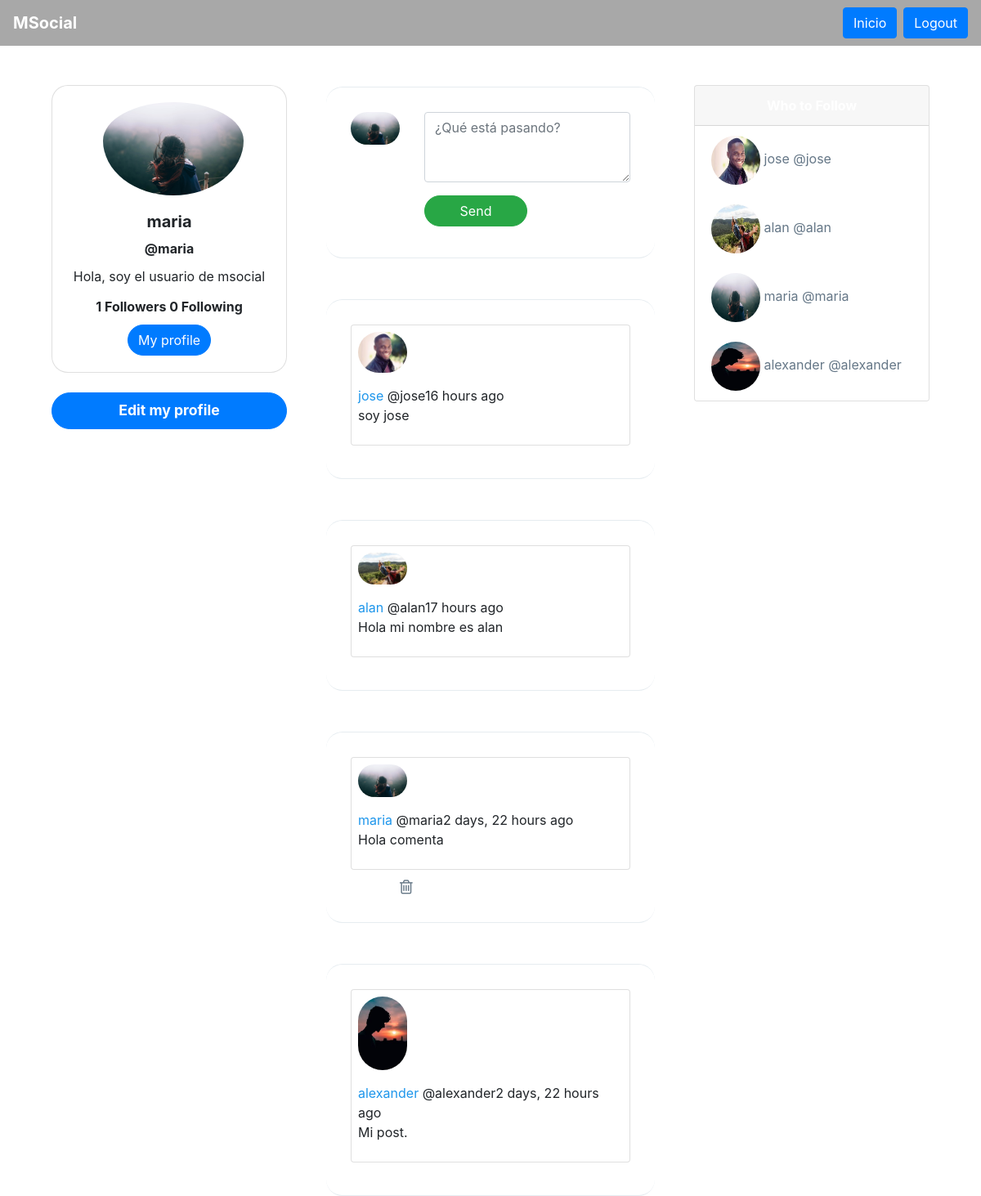
The page / (signed in) on the database its author committed.
### social/models.py (models this page shows, shortened)
class Profile(models.Model):
	user = models.OneToOneField(User, on_delete=models.CASCADE)
	bio = models.CharField(default='Hola, msocial', max_length=100)
	image = models.ImageField(default='default.png')
	def following(self):
		user_ids = Relationship.objects.filter(from_user=self.user)\
									.values_list('to_user_id', flat=True)
		return User.objects.filter(id__in=user_ids)
	def followers(self):
		user_ids = Relationship.objects.filter(to_user=self.user)\
									.values_list('from_user_id', flat=True)
		return User.objects.filter(id__in=user_ids)

class Post(models.Model):
	timestamp = models.DateTimeField(default=timezone.now)
	content = models.TextField()
	user = models.ForeignKey(User, on_delete=models.CASCADE, related_name='posts')
	class Meta:
		ordering = ['-timestamp']

### social/views.py (the view)
# urls.py: 2. Add a URL to urlpatterns:  path('', views.home, name='home')
@login_required
def home(request):
    posts = Post.objects.all()
    if request.method == 'POST':
        form = PostForm(request.POST)
        if form.is_valid():
            post = form.save(commit=False)
            post.user = request.user
            post.save()
            return redirect('home')
    else:
        form = PostForm()
    context = {'posts':posts, 'form' : form }
    return render(request, 'social/newsfeed.html', context)

### social/forms.py
class PostForm(forms.ModelForm):
	content = forms.CharField(widget=forms.Textarea(attrs={'class':'form-control w-100',
								'id':'contentsBox', 'rows':'3',
								'placeholder':'¿Qué está pasando?'}))
	class Meta:
		model = Post
		fields = ['content']

### social/templates/social/newsfeed.html (shortened to what this page needs)
{% extends 'social/layout.html' %}
{% load humanize %}
{% block content %}
    <div id="main" class="container-fluid d-flex">
        <div class="sidebar m-5 d-none d-md-block">
            <div class="">
                <div class="card " style="width: 18rem; text-align:center;border-radius: 20px;">
                    <img class="card-img-top rounded-circle"
                        style="width:60%; position: relative;left: 62px;padding-top: 20px;"
                        src="{{ request.user.profile.image.url }}" alt="Card image cap">
                    <div class="card-body">
                        <h5 class="card-title font-weight-bold">{{ request.user.first_name }}</h5>
                        <h6 class="card-title font-weight-bold">@{{ request.user }}</h6>
                        <p class="card-text">{{ request.user.profile.bio }}</p>
                        <h6 class="card-title font-weight-bold">
                        {{ request.user.profile.followers.count }} Followers
                        {{ request.user.profile.following.count }} Following
                        </h6>
                        <a href="{% url 'editar' %}" class="btn btn-primary text-white rounded-pill">My profile</a>
                    </div>
                </div>
                <a href="{% url 'editar' %}" id="addAsocialLeft" onclick="" type="button"
                style="border-radius: 30px; font-size: 1.1rem; font-weight:bold;"
                class="btn btn-primary btn-lg btn-block mt-4 text-white ">Edit my profile</a>
            </div>
        </div>
        <div class="content">
            <div id="inputsocialArea" class="social-wrap">
                <div class="d-flex">
                    <div class="col-xs">
                        <img src="{{ request.user.profile.image.url }}" alt="" class="avator">
                    </div>
                    <form class="col pr-0" method="post">
                        {{ form.content }}
                        <div class="container d-flex" style="padding: 1rem 0 0 0;">
                            <div id="rightBtn">
                                <button class="btn btn-success rounded-pill"
                                    style="width: 100%;">Send</button>
                            </div>
                        </div>
                    </form>
                </div>
            </div>
            {% for post in posts %}
            <div id="socialCards">
                <div class="social-wrap" style="border-radius:20px">
                    <div class="card">
                        <img src="{{ post.user.profile.image.url }}"
                            alt="" class="avator m-2">
                        <div class="card-header-info m-2">
                            <a href="{% url 'profile' post.user %}">
                            {{ post.user.first_name }}
                            </a>
                            <span>@{{ post.user }}</span><span>{{ post.timestamp|naturaltime }}
                            </span>
                            <p>{{ post.content }}</p>
                        </div>
                    </div>
                    <div class="social-info-counts">
                        {% if request.user == post.user %}
                        <div class="trash">
                            <a href="{% url 'delete' post.id %}" style="background: white; border: none;">
                                <i class="fa fa-trash-o" style="color:#657786; font-size: 20px" aria-hidden="true"></i>
                            </a>
                        </div>
                        {% endif %}
                    </div>
                </div>
            </div>
            {% endfor %}
        </div>
        <div class="sidebar m-5 d-none d-xl-block">
            <div class="card" style="width: 18rem;">
                <div class="card-header">
                </div>
                <ul class="list-group list-group-flush">
                    {% for post in posts %}
                        <li class="list-group-item">
                            <img src="{{ post.user.profile.image.url }}"
                                style="width:60px;height:60px;border-radius:100px">
                                <a href="{% url 'profile' post.user %}" style="text-decoration: none;color: #657787;">
                                {{ post.user.first_name }} @{{ post.user }}</a>
                        </li>
                    {% endfor %}
                </ul>
            </div>
        </div>
    </div>
{% endblock content %}

### social/templates/social/layout.html (shortened to what this page needs)
{% load static %}
<!DOCTYPE html>
<html lang="en">
<head>
    <link rel="stylesheet" href="https://stackpath.bootstrapcdn.com/bootstrap/4.4.1/css/bootstrap.min.css"
>
    <link href="https://stackpath.bootstrapcdn.com/font-awesome/4.7.0/css/font-awesome.min.css" rel="stylesheet">
    <link rel="stylesheet" type="text/css" href="{% static 'css/style.css' %}">
    <link href="https://getbootstrap.com/docs/4.0/dist/css/bootstrap.min.css" rel="stylesheet">
</head>
<body>
    <div class="container-fluid" style="padding: 0;">
        <nav class="navbar navbar-expand-lg navbar-light">
            <a class="navbar-brand" style="color: white;" href="#">
                MSocial
            </a>
            <div class="collapse navbar-collapse form-inline my-2 my-lg-0" id="navbarSupportedContent">
                <ul class="form-inline my-2 my-lg-0" >
                    {% if request.user.is_authenticated %}
                        <a href="{% url 'home' %}" class="btn btn-primary text-white mr-sm-2" type="submit">Inicio</a>
                        <a href="{% url 'logout' %}" class="btn btn-primary text-white my-2 my-sm-0" type="submit">Logout</a>
                    {% else %}
                        <a href="{% url 'home' %}" class="btn btn-primary text-white my-6 my-sm-0" type="submit">Inicio</a>
                    {% endif %}
                </ul>
            </div>
        </nav>
    </div>
    {% block content %}{% endblock content %}
</body>
</html>

### social/static/css/style.css (style rules this page uses)
body { background: #E6E8E9; ; font-family: 'Asap', sans-serif; font-family: 'Roboto', sans-serif; }
img { max-width: 100%; }
.navbar { background-color: #a8a8a8 ; }
.navbar-brand { font-weight: bold; }
.avator { border-radius: 100px; width: 60px; margin-right: 15px; }
.card { border: none; }
.card-header { background-color: #d5d5d5 ; color: white; text-align: center; font-weight: bold; border: none; }
#main { justify-content: center; }
#inputsocialArea { border-radius: 20px; }
#rightBtn { width: 50%; text-align: right; padding: 0; }
.social-wrap { max-width: 490px; background: #fff; margin: 0 auto; margin-top: 50px; border-radius: 3px; padding: 30px; border-bottom: 1px solid #e6ecf0; border-top: 1px solid #e6ecf0; }
.social-info-counts { display: flex; margin-left: 60px; margin-top: 10px; }
.social-info-counts div { display: flex; margin-right: 20px; }
.btn { background-color: #1E96EB ; border-style: none; font-weight: bold; color: white; }
a:link { color: #1E96EB ; text-decoration: none; }

### rows shown on the page
Post: user.profile.image (picture), user.first_name "jose", user "jose", timestamp "16 hours ago", content "soy jose"
Post: user.profile.image (picture), user.first_name "alan", user "alan", timestamp "17 hours ago", content "Hola mi nombre es alan"
Post: user.profile.image (picture), user.first_name "maria", user "maria", timestamp "2 days, 22 hours ago", content "Hola comenta"
Post: user.profile.image (picture), user.first_name "alexander", user "alexander", timestamp "2 days, 22 hours ago", content "Mi post."

### other values the page prints
{{ request.user.first_name }} "maria"
{{ request.user }} "maria"
{{ request.user.profile.bio }} "Hola, soy el usuario de msocial"
{{ request.user.profile.followers.count }} "1"
{{ request.user.profile.following.count }} "0"
